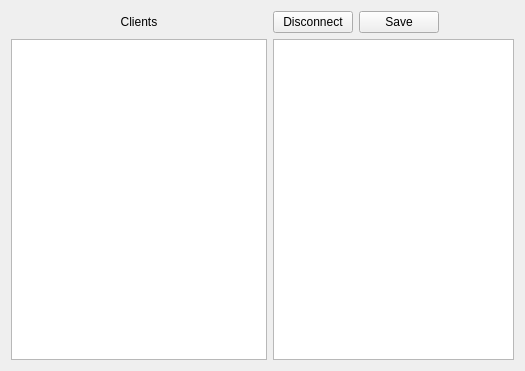
<?xml version="1.0" encoding="UTF-8"?>
<ui version="4.0">
 <class>ClientEditingWindow</class>
 <widget class="QWidget" name="ClientEditingWindow">
  <property name="geometry">
   <rect>
    <x>0</x>
    <y>0</y>
    <width>525</width>
    <height>371</height>
   </rect>
  </property>
  <property name="windowTitle">
   <string>Form</string>
  </property>
  <layout class="QGridLayout" name="gridLayout_2">
   <item row="0" column="0">
    <widget class="QLabel" name="clientLabel">
     <property name="text">
      <string>Clients</string>
     </property>
     <property name="alignment">
      <set>Qt::AlignCenter</set>
     </property>
    </widget>
   </item>
   <item row="1" column="0">
    <widget class="QListView" name="clientList">
     <property name="sizePolicy">
      <sizepolicy hsizetype="Fixed" vsizetype="Expanding">
       <horstretch>0</horstretch>
       <verstretch>0</verstretch>
      </sizepolicy>
     </property>
    </widget>
   </item>
   <item row="1" column="1" colspan="3">
    <widget class="QTextEdit" name="textEdit"/>
   </item>
   <item row="0" column="1">
    <layout class="QHBoxLayout" name="horizontalLayout">
     <item>
      <widget class="QPushButton" name="disconnectButton">
       <property name="text">
        <string>Disconnect</string>
       </property>
      </widget>
     </item>
     <item>
      <widget class="QPushButton" name="saveButton">
       <property name="text">
        <string>Save</string>
       </property>
      </widget>
     </item>
    </layout>
   </item>
  </layout>
 </widget>
 <resources/>
 <connections/>
</ui>
